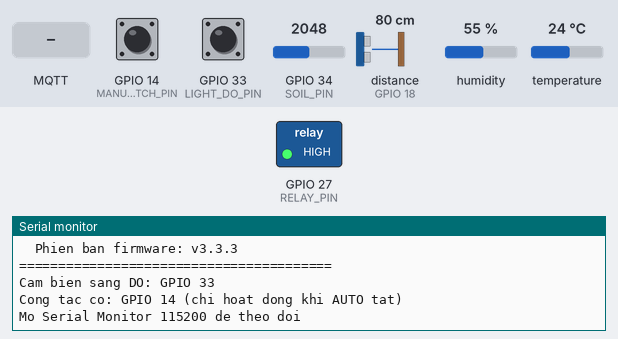
A sketch run on a simulated ESP32. On the bench: switched loads named in the sketch (green lamp = pin HIGH), the last lines printed to the serial monitor. Wiring (inferred from the names in the program): ultrasonic range finder: trigger GPIO 5; echo GPIO 18. Inputs (shaded band) come from the test bench; at power-on: distance to the obstacle (sensor on GPIO 18) 80 cm, temperature 24 °C, GPIO 34 (SOIL_PIN) = 2048, GPIO 14 (MANUAL_SWITCH_PIN) HIGH, GPIO 33 (LIGHT_DO_PIN) HIGH, humidity 55 %. The echo pulse lasts 58.3 µs per cm; WiFi joins after 1.5 s; servers stay silent unless stated; EEPROM starts erased; no MQTT or app messages arrive unless stated; pins used as bus, display or sensor lines are not drawn.

Above: at 2.7 s.
2.8 s: distance to the obstacle (sensor on GPIO 18) set to 2 cm
At 4.2 s:
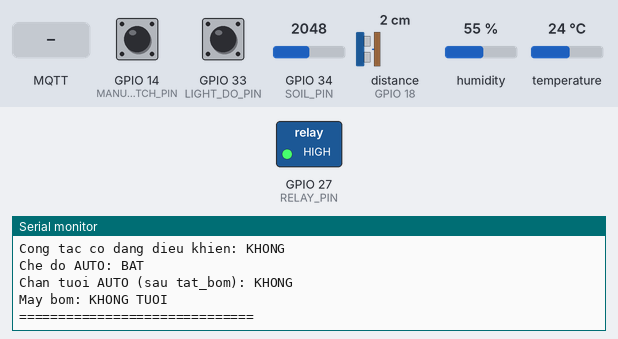
4.5 s: temperature set to 4 °C
10.7 s: GPIO 34 (SOIL_PIN) set to 3972
16.7 s: GPIO 14 (MANUAL_SWITCH_PIN) pulled LOW for 0.15 s
At 17.7 s:
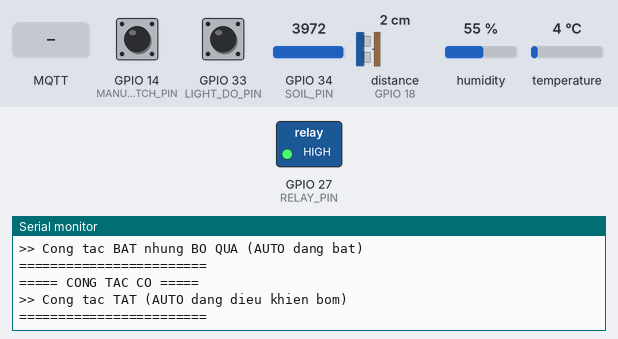
18.3 s: MQTT message "esp32/control" arrives on the first subscribed topic
At 18.8 s:
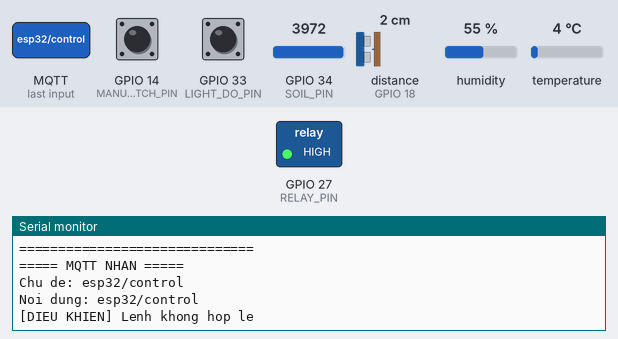
19.8 s: MQTT message "auto_on" arrives on the first subscribed topic
Timing chart, 0 to 22.3 s (numbered marks = the images above; inputs shaded):
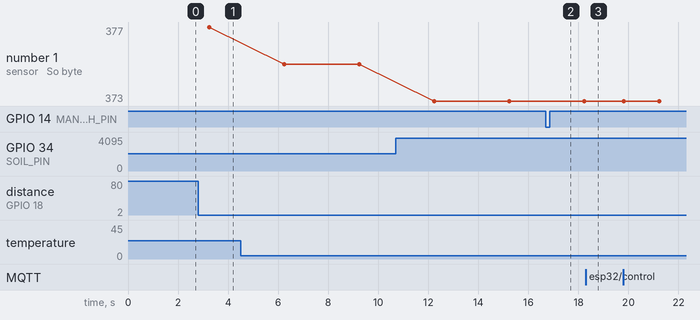

Measured:
- after the input at 2.8 s, the serial monitor: prints a new line after 0.43 s (image 1)
- after the input at 16.7 s, the serial monitor: prints a new line after 0.05 s (image 2)
- after the input at 18.3 s, the serial monitor: prints a new line at once (image 3)
- plotted number 1: 377 → 375 after the input at 4.5 s, 375 → 373 after the input at 10.7 s

The sketch:

esp32_smart_garden.ino
```cpp
#include <WiFi.h>
#include <WiFiClientSecure.h>
#include <PubSubClient.h>
#include <DHT.h>
#include <ArduinoJson.h>
#include <WiFiManager.h>
#include <Preferences.h>

// ================= MQTT =================
const char* mqtt_server = "916cc55df8ed4fa2bfff8e4d25fd0f56.s1.eu.hivemq.cloud";
const int mqtt_port = 8883;

const char* mqtt_user = "location";
const char* mqtt_pass = "Abc12345";

WiFiClientSecure espClient;
PubSubClient client(espClient);
Preferences prefs;

// ================= SENSOR =================
#define DHTPIN 4
#define DHTTYPE DHT11
DHT dht(DHTPIN, DHTTYPE);

#define SOIL_PIN 34
int dry = 3500;
int wet = 1500;

#define RELAY_PIN 27
#define MANUAL_SWITCH_PIN 14          // Code cu dung GPIO14; doi sang 26 neu da han noi day
#define MANUAL_SWITCH_ENABLED true    // false = chua noi cong tac, bo qua GPIO

#define TRIG 5
#define ECHO 18

// Cam bien anh sang moi: module cam quang 3 pin (DO) — thay BH1750 I2C da hong
#define LIGHT_DO_PIN 33
#define LIGHT_ACTIVE_LOW true         // DO = LOW khi du sang; doi false neu bi nguoc
#define LUX_WHEN_DARK  300.0f
#define LUX_WHEN_BRIGHT 12000.0f

// ================= STATE =================
bool autoMode = true;
bool pumpState = false;
bool pumpWebRequest = false;   // Yeu cau bat/tat tu web (che do thu cong)
bool suppressAutoPump = false; // Web gui tat_bom -> tam chan AUTO bat lai bom
bool configReceived = false;

int minSoil = 0;
int targetSoil = 0;
float maxTemp = 0;
float minAirHum = 0;
float maxLux = 0;
float maxWaterDistance = 0;

String gardenStatus = "CHUA_CAU_HINH";

int lastSoilPercent = -1;
float lastDistance = -1;
float lastTemp = 0;
float lastHumi = 0;
float lastLux = 0;
bool hasSensorData = false;
unsigned long lastMqttRetry = 0;

// Debounce công tắc cơ
bool manualSwitchStable = false;
bool manualSwitchReading = false;
unsigned long manualSwitchLastChange = 0;
const unsigned long MANUAL_DEBOUNCE_MS = 50;

// ================= TIME =================
unsigned long lastSend = 0;
unsigned long pumpStartTime = 0;
const long interval = 3000;
const unsigned long MAX_PUMP_MS = 5UL * 60 * 1000;
const unsigned long MQTT_RETRY_MS = 3000;

// PubSubClient mac dinh chi 256 byte -> JSON day du se FAIL publish
#define MQTT_BUFFER_SIZE 1024

// ================= HELPERS =================
const char* mqttTrangThai(int state) {
  switch (state) {
    case -4: return "Het thoi gian ket noi";
    case -3: return "Mat ket noi";
    case -2: return "Ket noi that bai";
    case -1: return "Chua ket noi";
    case  0: return "Da ket noi";
    case  1: return "Giao thuc MQTT khong hop le";
    case  2: return "Client ID khong hop le";
    case  3: return "Broker khong kha dung";
    case  4: return "Sai ten dang nhap hoac mat khau";
    case  5: return "Khong co quyen truy cap";
    default: return "Loi khong xac dinh";
  }
}

bool isPumpOnHardware() {
  return digitalRead(RELAY_PIN) == LOW;
}

void setPump(bool on) {
  digitalWrite(RELAY_PIN, on ? LOW : HIGH);
  pumpState = on;
  if (on) {
    if (pumpStartTime == 0) pumpStartTime = millis();
  } else {
    pumpStartTime = 0;
  }
}

bool readManualSwitchRaw() {
  if (!MANUAL_SWITCH_ENABLED) return false;
  return digitalRead(MANUAL_SWITCH_PIN) == LOW;
}

bool readManualSwitch() {
  bool reading = readManualSwitchRaw();

  if (reading != manualSwitchReading) {
    manualSwitchLastChange = millis();
    manualSwitchReading = reading;
  }

  if ((millis() - manualSwitchLastChange) > MANUAL_DEBOUNCE_MS) {
    if (manualSwitchReading != manualSwitchStable) {
      manualSwitchStable = manualSwitchReading;

      Serial.println("\n===== CONG TAC CO =====");
      if (manualSwitchStable) {
        if (autoMode) {
          Serial.println(">> Cong tac BAT nhung BO QUA (AUTO dang bat)");
        } else {
          Serial.println(">> BAT bom thu cong bang cong tac");
        }
      } else {
        if (autoMode) {
          Serial.println(">> Cong tac TAT (AUTO dang dieu khien bom)");
        } else {
          Serial.println(">> TAT bom thu cong bang cong tac");
        }
      }
      Serial.println("========================");
    }
  }

  return manualSwitchStable;
}

// Cong tac chi dieu khien bom khi AUTO tat
bool manualSwitchControlsPump() {
  return MANUAL_SWITCH_ENABLED && readManualSwitch() && !autoMode;
}

bool isTankEmpty(float distance) {
  return configReceived
    && maxWaterDistance > 0
    && distance > 0
    && distance > maxWaterDistance;
}

float readLightLux() {
  int state = digitalRead(LIGHT_DO_PIN);
  bool isBright = LIGHT_ACTIVE_LOW ? (state == LOW) : (state == HIGH);
  return isBright ? LUX_WHEN_BRIGHT : LUX_WHEN_DARK;
}

void saveConfigToNVS() {
  prefs.begin("garden", false);
  prefs.putInt("minSoil", minSoil);
  prefs.putInt("targetSoil", targetSoil);
  prefs.putFloat("maxTemp", maxTemp);
  prefs.putFloat("minAirHum", minAirHum);
  prefs.putFloat("maxLux", maxLux);
  prefs.putFloat("maxWaterDistance", maxWaterDistance);
  prefs.putBool("hasConfig", true);
  prefs.putBool("autoMode", autoMode);
  prefs.end();
}

void loadConfigFromNVS() {
  prefs.begin("garden", true);
  minSoil = prefs.getInt("minSoil", 0);
  targetSoil = prefs.getInt("targetSoil", 0);
  maxTemp = prefs.getFloat("maxTemp", 0);
  minAirHum = prefs.getFloat("minAirHum", 0);
  maxLux = prefs.getFloat("maxLux", 0);
  maxWaterDistance = prefs.getFloat("maxWaterDistance", 0);
  autoMode = prefs.getBool("autoMode", true);
  configReceived = prefs.getBool("hasConfig", false)
    && minSoil > 0 && targetSoil > 0 && maxTemp > 0 && minAirHum > 0;
  prefs.end();

  if (configReceived) {
    Serial.println("Da tai cau hinh tu bo nho NVS");
    Serial.print("Che do AUTO: ");
    Serial.println(autoMode ? "BAT" : "TAT");
  } else {
    Serial.println("Chua co cau hinh nguong (cho dashboard gui esp32/config)");
  }
}

void updateGardenStatus(int soilPercent, float temp, float humi) {
  if (!configReceived) {
    gardenStatus = "CHUA_CAU_HINH";
    return;
  }

  bool soilDry = soilPercent < minSoil;
  bool weatherHot = temp > maxTemp;
  bool airDry = humi < minAirHum;

  gardenStatus = "TOT";

  if (soilDry || weatherHot || airDry) {
    gardenStatus = "CAN_CHU_Y";
  }

  if (soilPercent < (minSoil - 10)
      || temp > (maxTemp + 5)
      || humi < (minAirHum - 10)) {
    gardenStatus = "NGUY_HIEM";
  }
}

void applyPumpLogic(int soilPercent, float distance) {
  // --- An toan: be can / timeout (uu tien cao nhat) ---
  if (hasSensorData && isTankEmpty(distance)) {
    if (pumpState) Serial.println("[BOM] Be het nuoc -> tat bom");
    setPump(false);
    return;
  }

  if (pumpState && pumpStartTime > 0 && (millis() - pumpStartTime > MAX_PUMP_MS)) {
    Serial.println("[BOM] Qua 5 phut bom lien tuc -> tat bom");
    setPump(false);
    client.publish("esp32/alert", "pump_timeout");
    return;
  }

  // --- AUTO bat: chi AI quyet dinh (tru khi web vua gui tat_bom) ---
  if (autoMode) {
    if (suppressAutoPump) {
      setPump(false);
      return;
    }

    if (configReceived && hasSensorData) {
      bool needWater = soilPercent < minSoil;

      if (needWater) {
        setPump(true);
      } else if (pumpState) {
        if (soilPercent >= targetSoil) {
          Serial.println("[AUTO] Dat du am -> tat bom");
        }
        setPump(false);
      }
    } else if (pumpState) {
      setPump(false);
    }
    return;
  }

  // --- AUTO tat: cong tac co uu tien hon web ---
  if (manualSwitchControlsPump()) {
    setPump(true);
    return;
  }

  // Che do thu cong tu web (AUTO da tat, cong tac co TAT)
  setPump(pumpWebRequest);
}

void publishSensorData(int soilPercent, float temp, float humi, float lux, float distance) {
  if (!client.connected()) {
    Serial.println("[MQTT] Chua ket noi -> bo qua gui du lieu cam bien");
    return;
  }

  pumpState = isPumpOnHardware();

  StaticJsonDocument<768> doc;

  doc["do_am_dat"] = soilPercent;
  doc["nhiet_do"] = temp;
  doc["do_am_khong_khi"] = humi;
  doc["anh_sang"] = lux;
  doc["muc_nuoc"] = distance;

  doc["auto_mode"] = autoMode ? "BAT" : "TAT";
  doc["trang_thai_bom"] = pumpState ? "DANG_TUOI" : "KHONG_TUOI";
  doc["has_config"] = configReceived;
  doc["garden_status"] = gardenStatus;
  doc["manual_switch"] = readManualSwitch();
  doc["manual_switch_active"] = manualSwitchControlsPump();
  doc["pump_web_request"] = pumpWebRequest;
  doc["chan_bom_auto"] = suppressAutoPump;

  // Alias nhe cho dashboard cu
  doc["soil"] = soilPercent;
  doc["temp"] = temp;
  doc["humi"] = humi;
  doc["lux"] = lux;
  doc["distance"] = distance;
  doc["auto"] = autoMode;
  doc["pump"] = pumpState;
  doc["config"] = configReceived;

  char buffer[MQTT_BUFFER_SIZE];
  size_t len = serializeJson(doc, buffer, sizeof(buffer));

  if (len >= sizeof(buffer) - 1) {
    Serial.println("[MQTT] JSON qua dai -> khong gui duoc");
    return;
  }

  bool ok = client.publish("esp32/sensor", buffer, false);

  Serial.println("\n===== GUI DU LIEU MQTT =====");
  Serial.print("Chu de: esp32/sensor | So byte: ");
  Serial.println(len);
  Serial.println(buffer);
  Serial.print("Ket qua gui: ");
  Serial.println(ok ? "Thanh cong" : "That bai");
  if (!ok) {
    Serial.print("Trang thai MQTT: ");
    Serial.print(client.state());
    Serial.print(" (");
    Serial.print(mqttTrangThai(client.state()));
    Serial.println(")");
  }
  Serial.println("----- Trang thai he thong -----");
  Serial.print("Yeu cau bom tu web: ");
  Serial.println(pumpWebRequest ? "BAT" : "TAT");
  Serial.print("Cong tac co: ");
  Serial.println(readManualSwitch() ? "BAT" : "TAT");
  Serial.print("Cong tac co dang dieu khien: ");
  Serial.println(manualSwitchControlsPump() ? "CO" : "KHONG");
  Serial.print("Che do AUTO: ");
  Serial.println(autoMode ? "BAT" : "TAT");
  Serial.print("Chan tuoi AUTO (sau tat_bom): ");
  Serial.println(suppressAutoPump ? "CO" : "KHONG");
  Serial.print("May bom: ");
  Serial.println(isPumpOnHardware() ? "DANG TUOI" : "KHONG TUOI");
  Serial.println("==============================");
}

void syncPumpStateAndPublish() {
  pumpState = isPumpOnHardware();

  if (!hasSensorData) return;

  publishSensorData(
    lastSoilPercent,
    lastTemp,
    lastHumi,
    lastLux,
    lastDistance
  );
}

// ================= WIFI =================
void setup_wifi() {
  WiFiManager wm;
  bool res = wm.autoConnect("SMART_GARDEN_SETUP", "12345678");

  if (!res) {
    Serial.println("[WiFi] Ket noi that bai -> khoi dong lai...");
    ESP.restart();
  }

  Serial.println("[WiFi] Da ket noi thanh cong");
  Serial.print("[WiFi] Dia chi IP: ");
  Serial.println(WiFi.localIP());
}

// ================= MQTT CALLBACK =================
void callback(char* topic, byte* payload, unsigned int length) {
  String message;
  for (unsigned int i = 0; i < length; i++) {
    message += (char)payload[i];
  }

  Serial.println("\n===== MQTT NHAN =====");
  Serial.print("Chu de: ");
  Serial.println(topic);
  Serial.print("Noi dung: ");
  Serial.println(message);

  if (String(topic) == "esp32/control") {
    if (message == "auto_on") {
      autoMode = true;
      suppressAutoPump = false;
      saveConfigToNVS();
      Serial.println("[DIEU KHIEN] Bat che do AUTO - cong tac co bi vo hieu");
      if (hasSensorData) {
        applyPumpLogic(lastSoilPercent, lastDistance);
        syncPumpStateAndPublish();
      }
    } else if (message == "auto_off") {
      autoMode = false;
      saveConfigToNVS();
      Serial.println("[DIEU KHIEN] Tat che do AUTO - cong tac co hoat dong lai");
      if (manualSwitchControlsPump()) {
        setPump(true);
      } else {
        setPump(pumpWebRequest);
      }
      syncPumpStateAndPublish();
    } else if (message == "bat_bom") {
      if (autoMode) {
        Serial.println("[DIEU KHIEN] Bo qua bat_bom: AUTO dang bat (hay tat AUTO truoc)");
      } else if (manualSwitchControlsPump()) {
        Serial.println("[DIEU KHIEN] Bo qua bat_bom: cong tac co dang BAT");
      } else {
        suppressAutoPump = false;
        pumpWebRequest = true;
        setPump(true);
        Serial.println("[DIEU KHIEN] Bat bom thu cong tu web");
        syncPumpStateAndPublish();
      }
    } else if (message == "tat_bom") {
      pumpWebRequest = false;
      suppressAutoPump = true;

      if (manualSwitchControlsPump()) {
        Serial.println("[DIEU KHIEN] Dat yeu cau tat bom nhung cong tac co dang BAT -> bom van chay");
      } else {
        setPump(false);
        if (autoMode) {
          Serial.println("[DIEU KHIEN] Tat bom (AUTO dang bat -> tam chan tu tuoi tu dong)");
        } else {
          Serial.println("[DIEU KHIEN] Tat bom thu cong tu web");
        }
      }
      syncPumpStateAndPublish();
    } else {
      Serial.println("[DIEU KHIEN] Lenh khong hop le");
    }
  }

  if (String(topic) == "esp32/config") {
    StaticJsonDocument<512> doc;
    DeserializationError err = deserializeJson(doc, message);
    if (err) {
      Serial.println("[CAU HINH] Loi phan tich JSON");
      return;
    }

    if (doc.containsKey("minSoil")) minSoil = doc["minSoil"];
    if (doc.containsKey("targetSoil")) targetSoil = doc["targetSoil"];
    if (doc.containsKey("maxTemp")) maxTemp = doc["maxTemp"];
    if (doc.containsKey("minAirHum")) minAirHum = doc["minAirHum"];
    if (doc.containsKey("maxLux")) maxLux = doc["maxLux"];
    if (doc.containsKey("maxWaterDistance")) maxWaterDistance = doc["maxWaterDistance"];

    if (minSoil > 0 && targetSoil > 0 && maxTemp > 0 && minAirHum > 0) {
      configReceived = true;
      saveConfigToNVS();
      Serial.println("[CAU HINH] Da cap nhat nguong va luu vao NVS");
      Serial.print("  - Do am dat toi thieu: ");
      Serial.print(minSoil);
      Serial.print("% | Muc tieu: ");
      Serial.print(targetSoil);
      Serial.println("%");
      Serial.print("  - Nhiet do toi da: ");
      Serial.print(maxTemp);
      Serial.print(" C | Do am kk toi thieu: ");
      Serial.print(minAirHum);
      Serial.println(" %");
    } else {
      Serial.println("[CAU HINH] Du lieu chua du, chua luu");
    }
  }
}

// ================= MQTT RECONNECT (non-blocking) =================
void ensureMqttConnected() {
  if (client.connected()) return;

  unsigned long now = millis();
  if (now - lastMqttRetry < MQTT_RETRY_MS) return;
  lastMqttRetry = now;

  Serial.print("[MQTT] Dang ket noi toi HiveMQ...");

  String clientId = "ESP32_" + String((uint32_t)ESP.getEfuseMac(), HEX);

  if (client.connect(clientId.c_str(), mqtt_user, mqtt_pass,
                     "esp32/status", 0, true, "offline")) {
    Serial.println(" Thanh cong");
    client.setBufferSize(MQTT_BUFFER_SIZE);
    client.subscribe("esp32/control");
    client.subscribe("esp32/config");
    client.publish("esp32/status", "online", true);
    Serial.println("[MQTT] Da dang ky esp32/control va esp32/config");
  } else {
    Serial.print(" That bai (ma ");
    Serial.print(client.state());
    Serial.print(" - ");
    Serial.print(mqttTrangThai(client.state()));
    Serial.println(")");
  }
}

// ================= ULTRASONIC =================
float readDistance() {
  digitalWrite(TRIG, LOW);
  delayMicroseconds(2);
  digitalWrite(TRIG, HIGH);
  delayMicroseconds(10);
  digitalWrite(TRIG, LOW);

  long duration = pulseIn(ECHO, HIGH, 30000);
  if (duration == 0) return -1;

  return duration * 0.034 / 2;
}

float getDistanceStable() {
  float arr[5];
  int count = 0;

  for (int i = 0; i < 5; i++) {
    float d = readDistance();
    if (d > 0 && d < 400) arr[count++] = d;
    delay(20);
  }

  if (count == 0) return -1;

  for (int i = 0; i < count; i++) {
    for (int j = i + 1; j < count; j++) {
      if (arr[j] < arr[i]) {
        float t = arr[i];
        arr[i] = arr[j];
        arr[j] = t;
      }
    }
  }

  return arr[count / 2];
}

// ================= SOIL =================
int getSoilStable() {
  long sum = 0;
  for (int i = 0; i < 10; i++) {
    sum += analogRead(SOIL_PIN);
    delay(5);
  }
  return sum / 10;
}

// ================= SETUP =================
void setup() {
  Serial.begin(115200);

  pinMode(RELAY_PIN, OUTPUT);
  digitalWrite(RELAY_PIN, HIGH);

  pinMode(MANUAL_SWITCH_PIN, INPUT_PULLUP);
  pinMode(LIGHT_DO_PIN, INPUT);

  pinMode(TRIG, OUTPUT);
  pinMode(ECHO, INPUT);

  dht.begin();

  loadConfigFromNVS();
  setup_wifi();

  espClient.setInsecure();

  client.setServer(mqtt_server, mqtt_port);
  client.setCallback(callback);
  client.setBufferSize(MQTT_BUFFER_SIZE);  // BAT BUOC: mac dinh 256 byte -> publish FAIL
  client.setKeepAlive(60);

  Serial.println("\n========================================");
  Serial.println("  HE THONG VUON THONG MINH san sang");
  Serial.println("  Phien ban firmware: v3.3.3");
  Serial.println("========================================");
  Serial.print("Cam bien sang DO: GPIO ");
  Serial.println(LIGHT_DO_PIN);
  Serial.print("Cong tac co: GPIO ");
  Serial.print(MANUAL_SWITCH_PIN);
  Serial.println(" (chi hoat dong khi AUTO tat)");
  Serial.println("Mo Serial Monitor 115200 de theo doi");
}

// ================= LOOP =================
void loop() {
  ensureMqttConnected();
  client.loop();

  readManualSwitch();

  // Dieu khien bom moi vong (phan hoi nhanh cong tac + web)
  if (hasSensorData) {
    applyPumpLogic(lastSoilPercent, lastDistance);
  } else if (!autoMode) {
    if (manualSwitchControlsPump()) {
      setPump(true);
    } else {
      setPump(pumpWebRequest);
    }
  }

  unsigned long now = millis();
  if (now - lastSend < interval) return;
  lastSend = now;

  // Doc cam bien (goi client.loop() de giu MQTT song)
  client.loop();

  int soilRaw = getSoilStable();
  int soilPercent = map(soilRaw, dry, wet, 0, 100);
  soilPercent = constrain(soilPercent, 0, 100);

  float temp = dht.readTemperature();
  float humi = dht.readHumidity();
  float lux = readLightLux();
  client.loop();
  float distance = getDistanceStable();
  client.loop();

  if (isnan(temp) || isnan(humi)) {
    Serial.println("[CAM BIEN] Loi DHT11 -> dung gia tri lan truoc, van gui MQTT");
    temp = lastTemp;
    humi = lastHumi;
    if (isnan(temp) || isnan(humi)) {
      temp = 0;
      humi = 0;
    }
  } else {
    lastTemp = temp;
    lastHumi = humi;
  }

  lastLux = lux;

  lastSoilPercent = soilPercent;
  lastDistance = distance;
  hasSensorData = true;

  Serial.println("\n----- Doc cam bien -----");
  Serial.print("Do am dat: ");
  Serial.print(soilPercent);
  Serial.print("% | Nhiet do: ");
  Serial.print(temp);
  Serial.print(" C | Do am kk: ");
  Serial.print(humi);
  Serial.print(" % | Anh sang: ");
  Serial.print(lux);
  Serial.print(" lux | Muc nuoc: ");
  Serial.print(distance);
  Serial.println(" cm");

  applyPumpLogic(soilPercent, distance);
  updateGardenStatus(soilPercent, temp, humi);

  syncPumpStateAndPublish();
}
```
